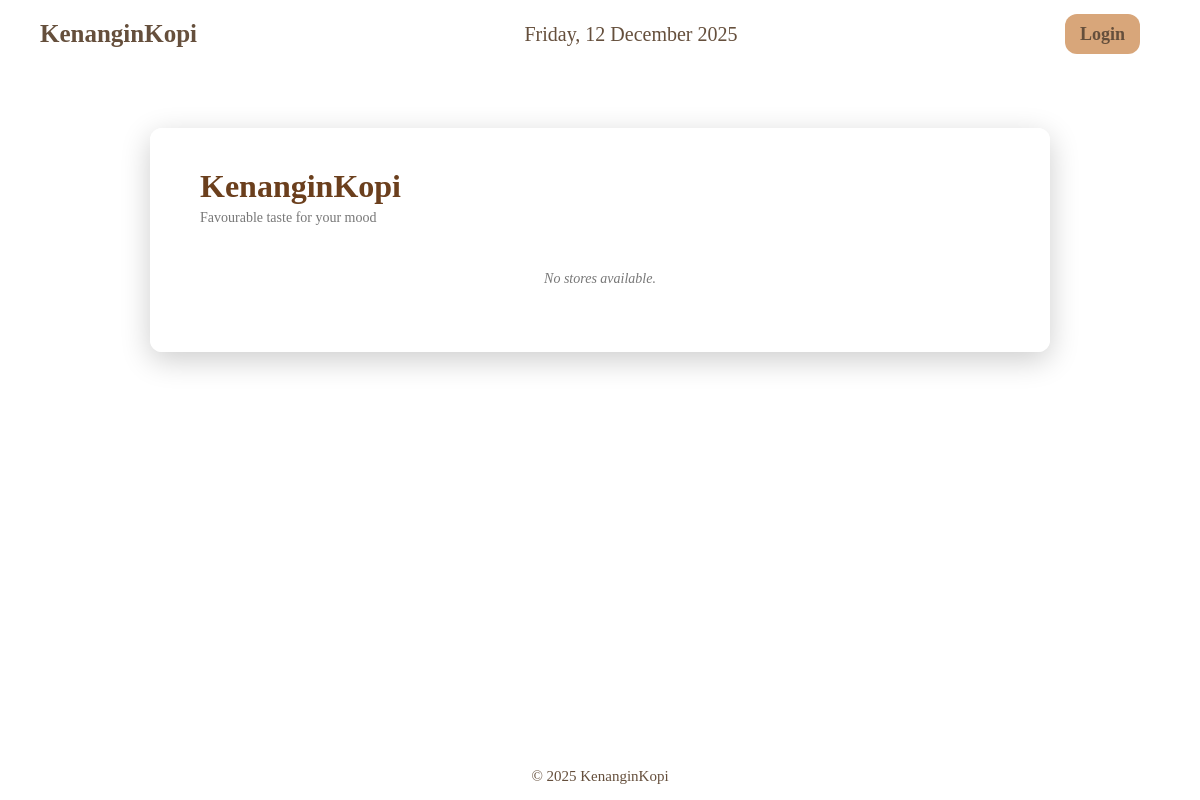
Before: / with the older database file.
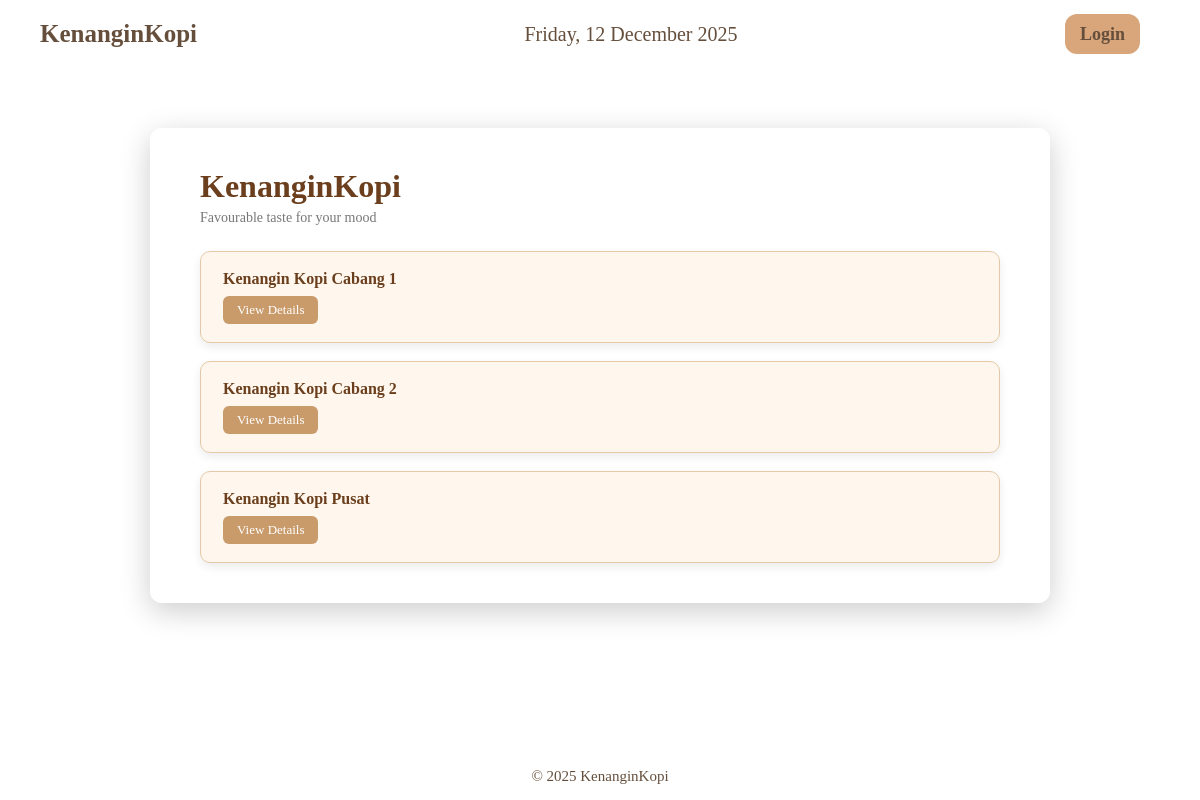
After: the same page with the newer database file.
### tables this page shows
CREATE TABLE `store` (
  `StoreID` char(5) NOT NULL,
  `StoreName` varchar(50) NOT NULL,
  `StoreLocation` varchar(100) NOT NULL
);

### index.php (the view, shortened to what this page needs)
<?php
include './utils/db.php';
$detailPage = "storeDetail.php";
?>
<!DOCTYPE html>
<html lang="en">
<head>
    <link rel="stylesheet" href="./css/homePage.css">
</head>
<body>
    <?php include "./utils/navbar.php"; ?>
    <main>
        <section class="hero">
            <div class="hero-content">
                <h2>KenanginKopi</h2>
                <p>Favourable taste for your mood</p>
                <div class="gridContainer">
                    <?php
                        $sql = "SELECT StoreID, StoreName FROM Store ORDER BY StoreName";
                        $res = mysqli_query($conn, $sql);
                        if ($res && mysqli_num_rows($res) > 0) {
                            while ($row = mysqli_fetch_assoc($res)) {
                                $sid = htmlspecialchars($row['StoreID']);
                                $sname = htmlspecialchars($row['StoreName']);
                                echo '<div class="gridTemplate">';
                                echo "  <h4>{$sname}</h4>";
                                echo "  <a class='viewDetailsButton' href='{$detailPage}?storeid={$sid}'>View Details</a>";
                                echo '</div>';
                            }
                        } else {
                            echo '<p class="no-data">No stores available.</p>';
                        }
                    ?>
                </div>
            </div>
        </section>
    </main>
    <footer>
        <?php include './utils/footer.php'; ?>
    </footer>
</body>
</html>

### utils/navbar.php (shortened to what this page needs)
<link rel="stylesheet" href="css/navbar.css">
<header>
    <nav>
        <div class="navbar">
            <div class="logo">
                <a href="index.php">KenanginKopi</a>
            </div>
            <div class="navbarDate">
                <?php echo date('l, d F Y'); ?>
            </div>
            <div class="navbarMenu">
                <?php if (!isset($_SESSION['UserRole'])): ?>
                    <div class="login-btn">
                        <a href="login.php">Login</a>
                    </div>
                <?php endif; ?>
            </div>
        </div>
    </nav>
</header>

### utils/footer.php
<link rel="stylesheet" href="./css/footer.css">
<footer>
    <div class="footer">
        <p>&copy; <?php echo date("Y"); ?> KenanginKopi</p>
    </div>
</footer>

### css/homePage.css (style rules this page uses)
* { box-sizing: border-box; margin: 0; padding: 0; font-family: "Times New Roman", Times, serif; }
body { min-height: 100vh; background: url("../assets/background.jpeg") no-repeat center center fixed; background-size: cover; display: flex; flex-direction: column; }
main { flex: 1; display: flex; justify-content: center; align-items: flex-start; padding: 60px 20px 40px; }
.hero { width: 100%; display: flex; justify-content: center; }
.hero-content { width: 100%; max-width: 900px; background: rgba(255, 255, 255, 0.9); border-radius: 12px; padding: 40px 50px; box-shadow: 0 8px 30px rgba(0, 0, 0, 0.2); text-align: left; }
.hero-content h2 { font-size: 32px; color: #6b3f1d; margin-bottom: 5px; }
.hero-content p { font-size: 14px; color: #777; margin-bottom: 25px; }
.gridContainer { display: flex; flex-direction: column; gap: 18px; margin-top: 10px; }
.gridTemplate { background: #fff7ed; border: 1px solid #e4c9a8; border-radius: 10px; padding: 18px 22px; display: flex; flex-direction: column; align-items: flex-start; box-shadow: 0 4px 10px rgba(0, 0, 0, 0.08); }
.gridTemplate h4 { font-size: 16px; color: #6b3f1d; margin-bottom: 8px; font-weight: bold; }
.viewDetailsButton { display: inline-block; padding: 6px 14px; background-color: #c99b6b; color: white; font-size: 13px; border-radius: 6px; text-decoration: none; transition: all 0.2s ease-in-out; }
.no-data { margin-top: 20px; color: #444; font-style: italic; text-align: center; }

### css/navbar.css (style rules this page uses)
body { margin: 0; padding: 0; font-family: 'Times New Roman', Times, serif; background-image: url('../assets/background.jpeg'); background-size: cover; background-position: center; background-repeat: no-repeat; }
header { top: 0; background-color: rgb(255, 255, 255, 0.95); position: sticky; }
.navbar { display: flex; flex-wrap: wrap; justify-content: space-between; align-items: center; padding: 20px 40px; color: rgb(101, 79, 60); }
.logo a { text-decoration: none; color: rgb(101, 79, 60); font-weight: bold; font-size: 25px; }
.navbarDate { padding: 0px 20px; color: rgb(101, 79, 60); font-size: 20px; }
.login-btn a { text-decoration: none; font-weight: bold; border: none; border-radius: 12px; background-color: rgb(216, 166, 122); color: whitesmoke; padding: 10px 15px; font-size: 20px; }
.navbarMenu { display: flex; align-items: center; gap: 20px; }
.navbarMenu a { text-decoration: none; margin-right: 20px; font-weight: bold; color: rgb(101, 79, 60); font-size: 18px; }

### css/footer.css (style rules this page uses)
.footer { font-family: 'Times New Roman', Times, serif; text-align: center; background-color: white; padding: 15px; font-size: 15px; color: rgb(101, 79, 60); }

Changed rows visible on the page:
added store: StoreName "Kenangin Kopi Cabang 1"
added store: StoreName "Kenangin Kopi Cabang 2"
added store: StoreName "Kenangin Kopi Pusat"
Other visible differences:
text no longer shown: "No stores available."
